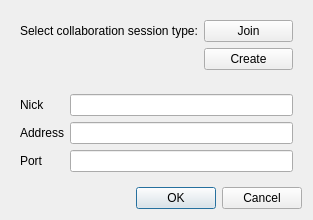
<?xml version="1.0" encoding="UTF-8"?>
<ui version="4.0">
 <class>CollabDialog</class>
 <widget class="QDialog" name="CollabDialog">
  <property name="geometry">
   <rect>
    <x>0</x>
    <y>0</y>
    <width>313</width>
    <height>203</height>
   </rect>
  </property>
  <property name="windowTitle">
   <string>Collaborate</string>
  </property>
  <layout class="QVBoxLayout" name="verticalLayout">
   <item>
    <widget class="QFrame" name="sessionType">
     <property name="styleSheet">
      <string notr="true">QFrame {
     border: none;
}</string>
     </property>
     <property name="frameShape">
      <enum>QFrame::StyledPanel</enum>
     </property>
     <property name="frameShadow">
      <enum>QFrame::Raised</enum>
     </property>
     <layout class="QGridLayout" name="gridLayout_4">
      <item row="0" column="1">
       <widget class="QPushButton" name="clientButton">
        <property name="text">
         <string>Join</string>
        </property>
       </widget>
      </item>
      <item row="1" column="1">
       <widget class="QPushButton" name="serverButton">
        <property name="text">
         <string>Create</string>
        </property>
       </widget>
      </item>
      <item row="0" column="0">
       <widget class="QLabel" name="selSession">
        <property name="text">
         <string>Select collaboration session type:</string>
        </property>
       </widget>
      </item>
     </layout>
    </widget>
   </item>
   <item>
    <widget class="QFrame" name="collabInfo">
     <property name="styleSheet">
      <string notr="true">QFrame {
    border: none;
}</string>
     </property>
     <property name="frameShape">
      <enum>QFrame::StyledPanel</enum>
     </property>
     <property name="frameShadow">
      <enum>QFrame::Raised</enum>
     </property>
     <layout class="QGridLayout" name="gridLayout_2">
      <item row="0" column="1">
       <widget class="QLineEdit" name="collabNick"/>
      </item>
      <item row="0" column="0">
       <widget class="QLabel" name="collabNickLabel">
        <property name="text">
         <string>Nick</string>
        </property>
        <property name="buddy">
         <cstring>collabNick</cstring>
        </property>
       </widget>
      </item>
      <item row="1" column="0">
       <widget class="QLabel" name="collabAddrLabel">
        <property name="text">
         <string>Address</string>
        </property>
        <property name="buddy">
         <cstring>collabAddr</cstring>
        </property>
       </widget>
      </item>
      <item row="1" column="1">
       <widget class="QLineEdit" name="collabAddr"/>
      </item>
      <item row="2" column="0">
       <widget class="QLabel" name="collabPortLabel">
        <property name="text">
         <string>Port</string>
        </property>
        <property name="buddy">
         <cstring>collabPort</cstring>
        </property>
       </widget>
      </item>
      <item row="2" column="1">
       <widget class="QLineEdit" name="collabPort"/>
      </item>
     </layout>
    </widget>
   </item>
   <item>
    <widget class="QDialogButtonBox" name="buttonBox">
     <property name="standardButtons">
      <set>QDialogButtonBox::Cancel|QDialogButtonBox::Ok</set>
     </property>
    </widget>
   </item>
  </layout>
 </widget>
 <tabstops>
  <tabstop>clientButton</tabstop>
  <tabstop>serverButton</tabstop>
  <tabstop>collabNick</tabstop>
  <tabstop>collabAddr</tabstop>
  <tabstop>collabPort</tabstop>
 </tabstops>
 <resources/>
 <connections/>
</ui>
